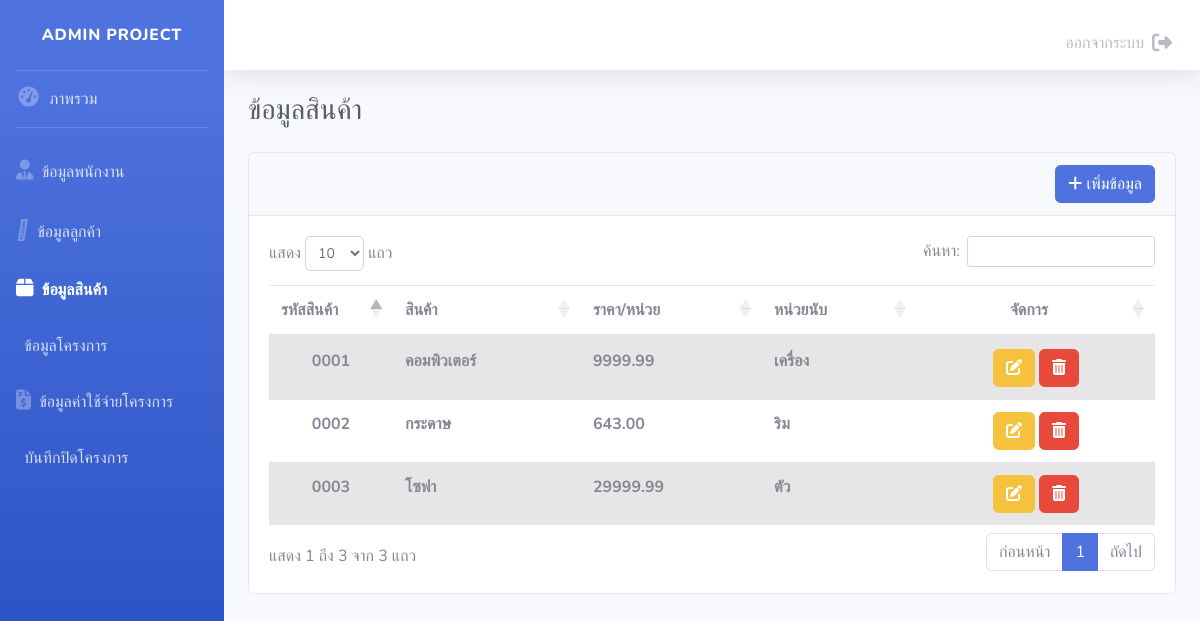
The page /html/stock.php (signed in) on the database its author committed.
### tables this page shows
CREATE TABLE `stock` (
  `s_id` varchar(4) NOT NULL,
  `s_name` varchar(100) NOT NULL,
  `s_unit` varchar(30) NOT NULL,
  `s_price` float(10,2) NOT NULL,
  `void` int(1) NOT NULL
);

### html/stock.php (the view, shortened to what this page needs)
<?php
include("connect.php");
$data = mysqli_query($conn, "SELECT * from stock WHERE void = 0 ORDER BY s_id");
include("header.php");
?>
<div id="wrapper">
    <?php include("sidebar.php"); ?>
    <div id="content-wrapper" class="d-flex flex-column">
        <div id="content">
            <?php include("topbar.php") ?>
            <div class="container-fluid">
                <div class="d-sm-flex align-items-center justify-content-between mb-4">
                    <h1 class="h3 mb-0 text-gray-800">ข้อมูลสินค้า</h1>
                </div>
                <div class="row">
                    <div class="col-12 order-2 order-md-3 order-lg-2 mb-4">
                        <div class="card">
                            <div class="card-header">
                                <div class="d-flex justify-content-end">
                                    <a href="crud_stock.php?xCase=1" class="btn btn-primary"><i class="fa-solid fa-plus me-2"></i> เพิ่มข้อมูล</a>
                                </div>
                            </div>
                            <div class="">
                                <div class="card-body">
                                    <table id="myTable" class="table table-striped">
                                        <thead>
                                            <tr>
                                                <th>รหัสสินค้า</th>
                                                <th width="150px">สินค้า</th>
                                                <th>ราคา/หน่วย</th>
                                                <th>หน่วยนับ</th>
                                                <th class="text-center" style="width: 200px;">จัดการ</th>
                                            </tr>
                                        </thead>
                                        <tbody>
                                            <?php
                                            if (mysqli_num_rows($data) > 0) {
                                                while ($row = mysqli_fetch_assoc($data)) {
                                            ?>
                                                    <tr>
                                                        <th class="text-center" style="width: 100px;">
                                                            <?php echo $row['s_id']; ?>
                                                        </th>
                                                        <th><?php echo $row['s_name'] ?>
                                                        <th><?php echo $row['s_price'] ?>
                                                        <th><?php echo $row['s_unit'] ?>
                                                        </th>
                                                        <td class="text-center">
                                                            <a href="crud_stock.php?xCase=2&id=<?php echo $row['s_id'] ?>" name="btn_edit" class="btn btn-warning edit_sale"><i class="fa-solid fa-pen-to-square"></i></a>
                                                            <a href="crud_stock.php?xCase=3&id=<?php echo $row['s_id'] ?>" name="btn_delete" class="btn btn-danger"><i class="fa-solid fa-trash-can"></i></a>
                                                        </td>
                                                    </tr>
                                            <?php
                                                }
                                            }
                                            ?>
                                        </tbody>
                                    </table>
                                </div>
                            </div>
                        </div>
                    </div>
                </div>
            </div>
            <?php include("footer.php"); ?>

### rows shown on the page
stock: s_id "0001", s_name "คอมพิวเตอร์", s_price "9999.99", s_unit "เครื่อง"
stock: s_id "0002", s_name "กระดาษ", s_price "643.00", s_unit "ริม"
stock: s_id "0003", s_name "โซฟา", s_price "29999.99", s_unit "ตัว"
